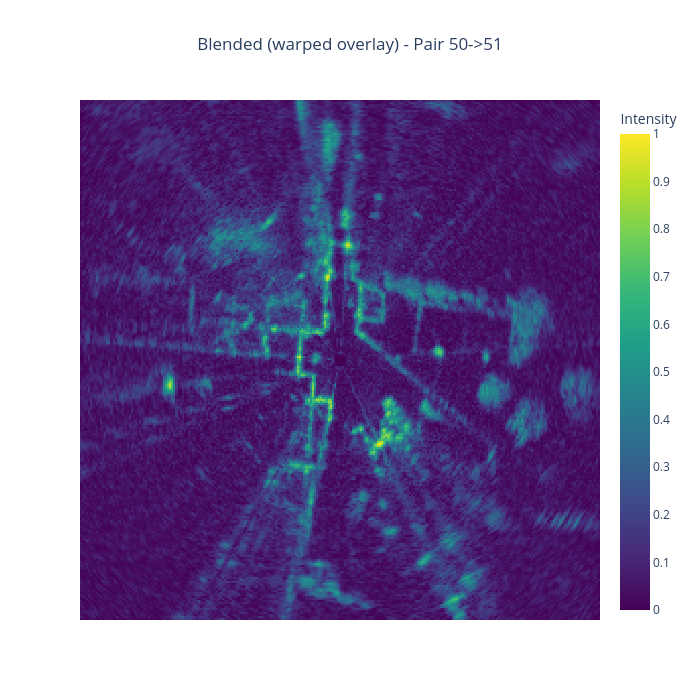

Notebook cell for this chart:
### Code cell
if img1 is not None and img2 is not None and meta_df is not None:
    fig2 = go.Figure(data=go.Heatmap(
        z=blended_norm,
        colorscale='Viridis',
        showscale=True,
        colorbar_title='Intensity'
    ))
    fig2.update_layout(
        title_text=f'Blended (warped overlay) - Pair {frame1}->{frame2}',
        title_x=0.5,
        height=700,
        width=700,
    )
    fig2.update_xaxes(showticklabels=False, showgrid=False)
    fig2.update_yaxes(showticklabels=False, showgrid=False)
    fig.update_yaxes(scaleratio=1)
    fig2.show()
else:
    print('Cannot display: missing data files.')

### Figure 1 — Plotly figure (JSON) as saved in the notebook; plotly's stock layout.template omitted (floating-point values rounded to 4 significant figures; data arrays with more than 128 entries replaced by an {"elided": "..."} marker saying what was removed)
{"data": [{"colorbar": {"title": {"text": "Intensity"}}, "colorscale": [[0, "#440154"], [0.1111, "#482878"], [0.2222, "#3e4989"], [0.3333, "#31688e"], [0.4444, "#26828e"], [0.5556, "#1f9e89"], [0.6667, "#35b779"], [0.7778, "#6ece58"], [0.8889, "#b5de2b"], [1, "#fde725"]], "showscale": true, "type": "heatmap", "z": {"elided": "256x256 float values"}}], "layout": {"height": 700, "title": {"text": "Blended (warped overlay) - Pair 50->51", "x": 0.5}, "width": 700, "xaxis": {"showgrid": false, "showticklabels": false}, "yaxis": {"showgrid": false, "showticklabels": false}}}
